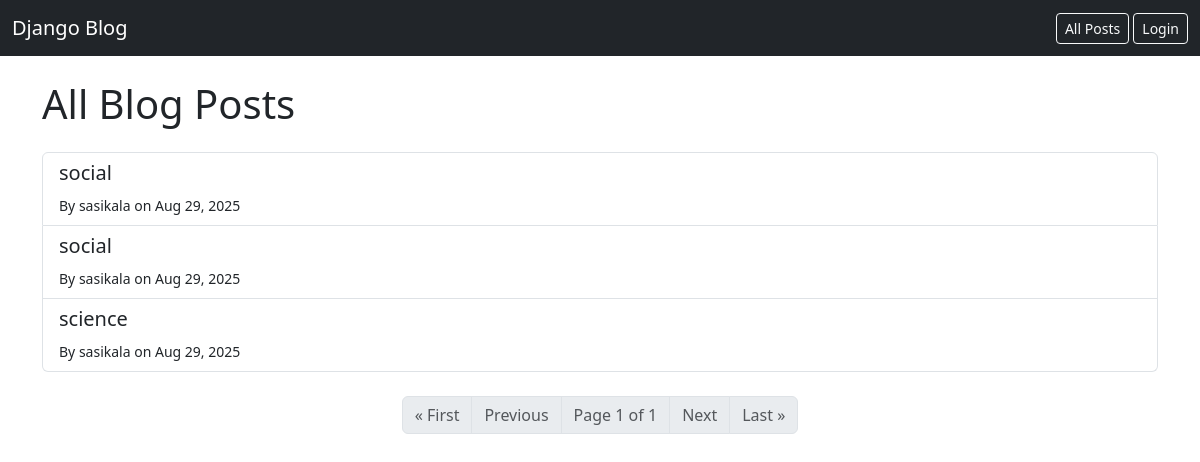
/blog/, run on an earlier commit of the app's database.
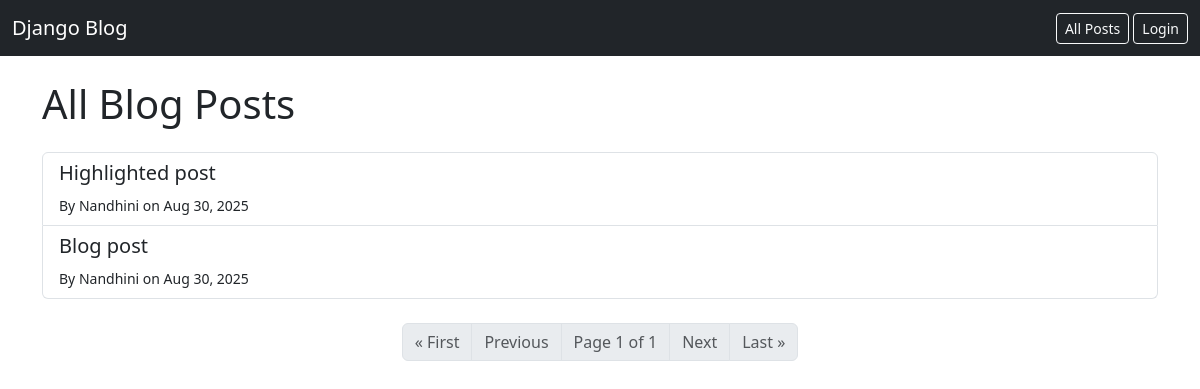
And on a later commit of the database.
### blog/models.py (models this page shows, shortened)
class Post(models.Model):
    title = models.CharField(max_length=200)
    content = models.TextField()
    author = models.ForeignKey(User, on_delete=models.CASCADE)
    created_at = models.DateTimeField(auto_now_add=True)

### blog/views.py (the view)
# urls.py: path('', PostListView.as_view(), name='post-list'),
class PostListView(ListView):
    model = Post
    template_name = "blog/post_list.html"
    context_object_name = "posts"
    ordering = ["-created_at"]

### blog/templates/blog/post_list.html
{% extends 'blog/base.html' %}
{% block content %}
<h1 class="mb-4">All Blog Posts</h1>
<div class="list-group">
  {% for post in posts %}
    <a href="{% url 'post-detail' post.id %}" class="list-group-item list-group-item-action">
      <h5>{{ post.title }}</h5>
      <small>By {{ post.author }} on {{ post.created_at|date:"M d, Y" }}</small>
    </a>
  {% empty %}
    <p>No posts available.</p>
  {% endfor %}
</div>
<nav aria-label="Page navigation" class="mt-4">
  <ul class="pagination justify-content-center">
    {% if page_obj.has_previous %}
      <li class="page-item">
        <a class="page-link" href="?page=1">&laquo; First</a>
      </li>
      <li class="page-item">
        <a class="page-link" href="?page={{ page_obj.previous_page_number }}">Previous</a>
      </li>
    {% else %}
      <li class="page-item disabled"><span class="page-link">&laquo; First</span></li>
      <li class="page-item disabled"><span class="page-link">Previous</span></li>
    {% endif %}
    <li class="page-item disabled">
      <span class="page-link">
        Page {{ page_obj.number }} of {{ page_obj.paginator.num_pages }}
      </span>
    </li>
    {% if page_obj.has_next %}
      <li class="page-item">
        <a class="page-link" href="?page={{ page_obj.next_page_number }}">Next</a>
      </li>
      <li class="page-item">
        <a class="page-link" href="?page={{ page_obj.paginator.num_pages }}">Last &raquo;</a>
      </li>
    {% else %}
      <li class="page-item disabled"><span class="page-link">Next</span></li>
      <li class="page-item disabled"><span class="page-link">Last &raquo;</span></li>
    {% endif %}
  </ul>
</nav>
{% endblock %}

What changed in the data, as far as the page shows it:
removed Post: title "social", author "sasikala", created_at "Aug 29, 2025"
removed Post: title "social", author "sasikala", created_at "Aug 29, 2025"
removed Post: title "science", author "sasikala", created_at "Aug 29, 2025"
added Post: title "Highlighted post", author "Nandhini", created_at "Aug 30, 2025"
added Post: title "Blog post", author "Nandhini", created_at "Aug 30, 2025"
